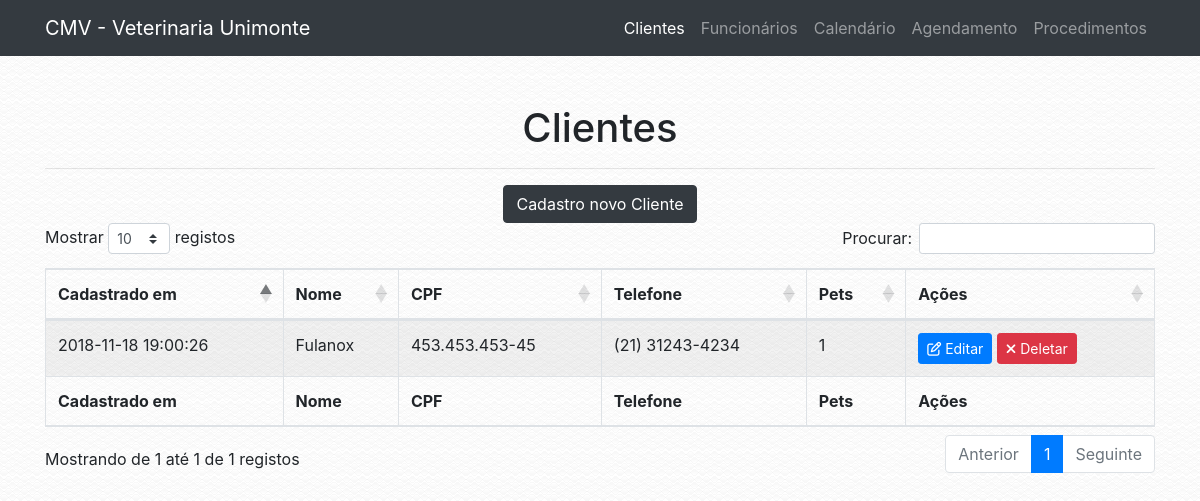
Page /cliente.php on the earlier database version.
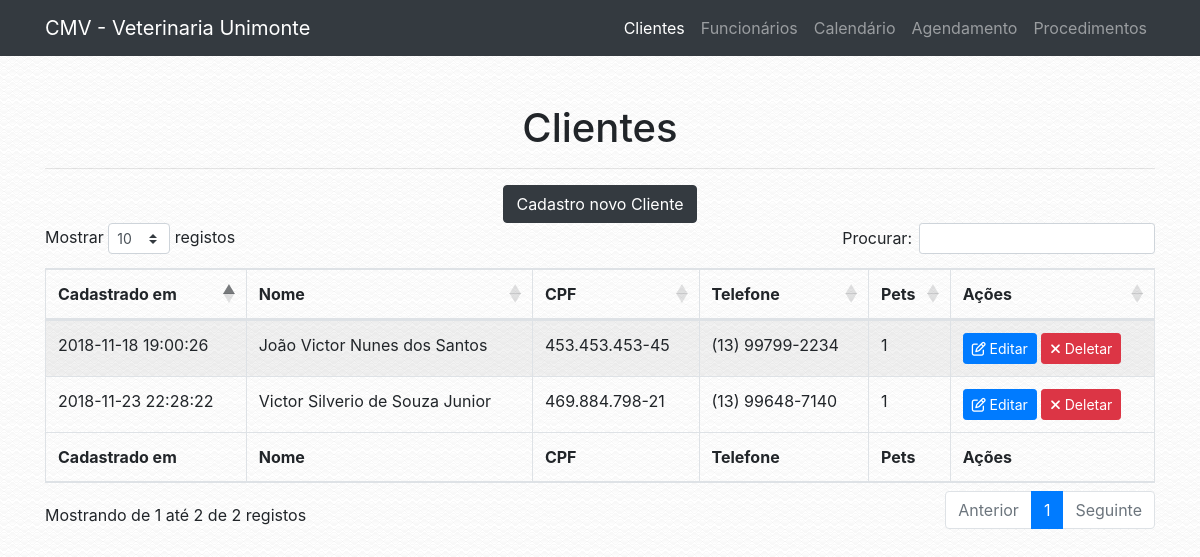
Same page on the later database version.
### tables this page shows
CREATE TABLE `tab_cliente` (
  `COD_CLIENTE` int(13) NOT NULL,
  `NOME_CLIENTE` varchar(200) NOT NULL,
  `CPF` varchar(30) NOT NULL,
  `RG` varchar(30) NOT NULL,
  `CEP` varchar(30) NOT NULL,
  `ENDERECO` varchar(100) NOT NULL,
  `BAIRRO` varchar(100) NOT NULL,
  `CIDADE` varchar(100) NOT NULL,
  `UF` varchar(50) NOT NULL,
  `TELEFONE` varchar(30) NOT NULL,
  `EMAIL` varchar(100) NOT NULL,
  `CADASTRO` timestamp NOT NULL DEFAULT CURRENT_TIMESTAMP
);

### conf/database.php (called while the page is built)
<?php
$conf = array(
        "server" => "localhost",
        "db_name" => "bd_veterinaria",
        "db_user" => "root",
        "db_password" => "root",
);
?>

### classes/db_connect.php (called while the page is built, shortened)
<?php
class db_connect {
    public function __construct() {
        $this->tbl_pet = "tab_pet";
        $this->tbl_cliente = "tab_cliente";
        if (file_exists('./conf/database.php')) {
            require './conf/database.php';
        } else {
            require '../conf/database.php';
        }
        $host = $conf['server'];
        $db_name = $conf['db_name'];
        $username = $conf['db_user'];
        $password = $conf['db_password'];
        try {
            $this->conn = new \PDO('mysql:host='.$host.';dbname='.$db_name.';charset=utf8', $username, $password);
        } catch (\PDOException $e) {
            die($e->getMessage());
        }
    }
}

### classes/cliente.php (called while the page is built, shortened)
<?php
class Cliente extends db_connect{
    public static function obter_clientes(): array {
        $db = new db_connect;
        $tbl_cliente = $db->tbl_cliente;
        try {
            $stmt = $db->conn->prepare("SELECT * FROM $tbl_cliente ORDER BY CADASTRO DESC");
            $stmt->execute();
            $result = $stmt->fetchAll(\PDO::FETCH_ASSOC);
            $result['status'] = true;
        } catch (\PDOExcepton $e) {
            $result['status'] = false;
            $result['message'] = "Error: " . $e->getMessage();
        }
        return $result;
    }
}

### classes/animal.php (called while the page is built, shortened)
<?php
class Animal extends db_connect{
    public static function total_de_animais(int $cliente_code): int{
        $db = new db_connect;
        $tbl_pet = $db->tbl_pet;
        try {
            $stmt = $db->conn->prepare("SELECT COUNT(*) FROM $tbl_pet WHERE COD_CLIENTE = :cliente_cod");
            $stmt->bindParam(':cliente_cod', $cliente_code, \PDO::PARAM_INT);
            $stmt->execute();
            return $stmt->fetchColumn();
        } catch (\PDOException $e) {
            return 0;
        }
    }
}

### conf/navigation.php (called while the page is built)
<?php
$config = array(
        "name" => "CMV - Veterinaria Unimonte",
        "url" => "http://localhost/vet"
);
?>

### classes/app.php (called while the page is built, shortened)
<?php
class App {
    public function __construct() {
        if (file_exists('./conf/navigation.php')) {
            require './conf/navigation.php';
        } else {
            require '../conf/navigation.php';
        }
        $this->url = $config['url'];
}
}

### cliente.php (the view, shortened to what the changed rows need)
<?php
$app = new VeterinariaUnimonte\App;
?>
<!DOCTYPE html>
<html lang="en">
  <head>
    <?php
    require 'includes/global.php';
    ?>
  </head>
  <body>
    <div class="container">
      <div class="row">
        <div class="col-lg-12">
            <br>
            <br>
            <h1 class="text-center">Clientes</h1>
            <hr>
            <?php
if (!isset($_GET['f'])) {
    echo '<div class="text-center"><a href="?f=cadastrar" class="btn btn-dark">Cadastro novo Cliente</a></div>';
    echo '
    <table id="clientes" class="table table-striped table-bordered" style="width:100%">
        <thead>
            <tr>
                <th>Cadastrado em</th>
                <th>Nome</th>
                <th>CPF</th>
                <th>Telefone</th>
                <th>Pets</th>
                <th>Ações</th>
            </tr>
        </thead>
        <tbody>
            ';
            $clientes_data = VeterinariaUnimonte\Cliente::obter_clientes();
            foreach ($clientes_data as $cliente) {
            if (isset($cliente['COD_CLIENTE'])) {
            echo '<tr>
                <td>'.$cliente['CADASTRO'].'</td>
                <td>'.$cliente['NOME_CLIENTE'].'</td>
                <td>'.$cliente['CPF'].'</td>
                <td>'.$cliente['TELEFONE'].'</td>
                <td>'.VeterinariaUnimonte\Animal::total_de_animais($cliente['COD_CLIENTE']).'</td>
                <td><a class="btn btn-primary btn-sm" href="?f=edit&id='.$cliente['COD_CLIENTE'].'"><i class="fa fa-pencil-square-o" aria-hidden="true"></i> Editar</a> <a class="btn btn-danger btn-sm" href="?f=remove&id='.$cliente['COD_CLIENTE'].'"><i class="fa fa-times" aria-hidden="true"></i> Deletar</a></td>
            </tr>';
            }
          }
    echo '</tbody>
        <tfoot>
            <tr>
                <th>Cadastrado em</th>
                <th>Nome</th>
                <th>CPF</th>
                <th>Telefone</th>
                <th>Pets</th>
                <th>Ações</th>
            </tr>
        </tfoot>
    </table>
    <br><br>
    <link rel="stylesheet" href="'.$app->url.'/vendor/datatables/datatables/media/css/dataTables.bootstrap4.min.css">
          <script src="'.$app->url.'/vendor/datatables/datatables/media/js/jquery.dataTables.min.js"></script>
          <script src="'.$app->url.'/vendor/datatables/datatables/media/js/dataTables.bootstrap4.min.js"></script>
          <script>$(document).ready(function() {
            $("#clientes").DataTable({
              "language": {
                "sEmptyTable":   "Nenhum registro encontrado",
                "sProcessing":   "A processar...",
                "sLengthMenu":   "Mostrar _MENU_ registos",
                "sZeroRecords":  "Não foram encontrados resultados",
                "sInfo":         "Mostrando de _START_ até _END_ de _TOTAL_ registos",
                "sInfoEmpty":    "Mostrando de 0 até 0 de 0 registos",
                "sInfoFiltered": "(filtrado de _MAX_ registos no total)",
                "sInfoPostFix":  "",
                "sSearch":       "Procurar:",
                "sUrl":          "",
                "oPaginate": {
                    "sFirst":    "Primeiro",
                    "sPrevious": "Anterior",
                    "sNext":     "Seguinte",
                    "sLast":     "Último"
                },
                "oAria": {
                    "sSortAscending":  ": Ordenar colunas de forma ascendente",
                    "sSortDescending": ": Ordenar colunas de forma descendente"
                }
              }
          });
        } );</script>';
  } else if ($_GET['f'] == "remove" and isset($_GET['id'])) {
    $remover_cliente = VeterinariaUnimonte\Cliente::deletar_cliente($_GET['id']);
    if ($remover_cliente['status'] == true) {
      echo '<div class="alert alert-success" role="alert"><i class="fa fa-check"></i> ' . $remover_cliente['message'] . '</div>';
    } else if ($remover_cliente['status'] == false) {
      echo '<div class="alert alert-danger" role="alert"><i class="fa fa-times"></i> ' . $remover_cliente['message'] . '</div>';
    }
  } else if ($_GET['f'] == "edit" and isset($_GET['id'])) {
    $cliente_data = VeterinariaUnimonte\Cliente::obter_cliente($_GET['id']);
    if (isset($cliente_data['COD_CLIENTE'])) {
      if (isset($_POST['NOME_CLIENTE'])) {
        $dados_cliente = array();
        $dados_animais = array();
        foreach ($_POST as $key => $value) {
            if (!is_array($value)) {
                $dados_cliente[$key] = $value;
            } else {
                $x = 0;
                foreach ($value as $value2) {
                    $dados_animais[$x][$key] = $value2;
                }
                $x++;
            }
        }
        $cliente = VeterinariaUnimonte\Cliente::alterar_cliente($cliente_data['COD_CLIENTE'], $dados_cliente);
        if ($cliente['status'] == true) {
            echo '<div class="alert alert-success" role="alert"><i class="fa fa-check"></i> ' . $cliente['message'] . '</div>';
            foreach ($dados_animais as $animal_info) {
                VeterinariaUnimonte\Animal::deletar_animal_cliente($cliente_data['COD_CLIENTE']);
                $animal = VeterinariaUnimonte\Animal::adicionar_animal($cliente_data['COD_CLIENTE'], $animal_info);
                echo '<div class="alert alert-success" role="alert"><i class="fa fa-check"></i> Animais alterados com sucesso</div>';
            }
        } else {
            echo '<div class="alert alert-danger" role="alert"><i class="fa fa-times"></i> <strong>Error!</strong> ' . $cliente['message'] . '</div>';
        }
    } else {
      ?>
      <form method="POST" action="cliente.php?f=edit&id=<?php echo $_GET['id']; ?>">
            <div class="form-group">
              <label for="nome">Nome do Proprietário <span style="color: red;">*</span></label>
              <input type="text" class="form-control" id="NOME_CLIENTE" name="NOME_CLIENTE" placeholder="Ex: Fulano da Silva" value="<?php echo $cliente_data['NOME_CLIENTE']; ?>">
            </div>
            <div class="form-group">
              <label for="cpf">CPF <span style="color: red;">*</span></label>
              <input type="text" class="form-control" id="CPF" name="CPF" placeholder="Ex: 999.999.999-99" data-inputmask="'mask': '999.999.999-99'" value="<?php echo $cliente_data['CPF']; ?>">
            </div>
            <div class="form-group">
              <label for="rg">RG <span style="color: red;">*</span></label>
              <input type="text" class="form-control" id="RG" name="RG" placeholder="Ex: 99.999.999-9" data-inputmask="'mask': '99.999.999-9'" value="<?php echo $cliente_data['RG']; ?>">
            </div>
            <div class="form-group">
              <label for="CEP">CEP <span style="color: red;">*</span></label>
              <input type="text" class="form-control" id="CEP" name="CEP" placeholder="Ex: 99.999.999-9" data-inputmask="'mask': '99999-999'" value="<?php echo $cliente_data['CEP']; ?>">
            </div>
            <div class="form-group">
              <div class="row">
                <div class="col-lg-3">
                  <label for="cidade">Cidade <span style="color: red;">*</span></label>
                  <input type="text" class="form-control" id="CIDADE" name="CIDADE" value="<?php echo $cliente_data['CIDADE']; ?>">
                </div>
                <div class="col-lg-1">
                  <label for="estado">Estado <span style="color: red;">*</span></label>
                  <input type="text" class="form-control" id="UF" name="UF" value="<?php echo $cliente_data['UF']; ?>">
                </div>
                <div class="col-lg-4">
                  <label for="bairro">Bairro <span style="color: red;">*</span></label>
                  <input type="text" class="form-control" id="BAIRRO" name="BAIRRO" value="<?php echo $cliente_data['BAIRRO']; ?>">
                </div>
                <?php
                $split_endereco = preg_split("/\s+(?=\S*+$)/",$cliente_data['ENDERECO']);
                ?>
                <div class="col-lg-3">
                  <label for="endereco">Rua <span style="color: red;">*</span></label>
                  <input type="text" class="form-control" id="RUA" name="RUA" value="<?php echo $split_endereco[0]; ?>">
                </div>
                <div class="col-lg-1">
                  <label for="numero">nº <span style="color: red;">*</span></label>
                  <input type="text" class="form-control" id="NUMERO" name="NUMERO" value="<?php echo $split_endereco[1]; ?>">
                </div>
              </div>
              <div class="form-group">
                <label for="TELEFONE">Celular <span style="color: red;">*</span></label>
                <input type="text" class="form-control" id="TELEFONE" name="TELEFONE" placeholder="Ex: (13) 99999-9999" data-inputmask="'mask': '(99) 99999-9999'" value="<?php echo $cliente_data['TELEFONE']; ?>">
              </div>
              <div class="form-group">
                <label for="EMAIL">Email <span style="color: red;">*</span></label>
                <input type="email" class="form-control" id="EMAIL" name="EMAIL" placeholder="Ex: seuemail@teste.com" value="<?php echo $cliente_data['EMAIL']; ?>">
              </div>
              <br>
              <h3>Informações do Animal</h3>
              <hr>
              <div id="animais"></div>
              <div class="text-right">
                <a class="btn btn-primary" onclick="addAnimal();" style="pointer: cursor; color: white;"><i class="fa fa-plus" aria-hidden="true"></i> Novo animal</a>
              </div>
            </div>
            <hr>
            <div class="text-left">
              <button type="submit" class="btn btn-large btn-success"><i class="fa fa-floppy-o" aria-hidden="true"></i> Salvar Dados</button>
            </div>
            <div id="error_message" style="margin-top: 2%;"></div>
            </div>
            </form>
            </div>
            <br><br>
            <script src='<?php echo $app->url; ?>/js/animal.js'></script>
            <script>
            <?php
            $cliente_animais = VeterinariaUnimonte\Animal::obter_animais($cliente_data['COD_CLIENTE']);
            foreach ($cliente_animais as $animal) {
              if (isset($animal['COD_PET'])) {
                echo "EditAnimal('".$animal['NOME_PET']."', '".$animal['TIPO']."', '".$animal['RACA']."', '".$animal['SEXO']."', '".$animal['IDADE']."', '".$animal['PELAGEM']."');";
              }
              }
            ?>
            </script>
            <script src='<?php echo $app->url; ?>/js/conferir_campos.js'></script>
    <?php
    }
    } else {
      echo '<div class="alert alert-danger" role="alert"><i class="fa fa-times"></i> Esse cliente não existe ou acabou de ser removido.</div>';
    }
}
?>
  </body>
</html>

Differences in the rows shown:
added tab_cliente: CADASTRO "2018-11-23 22:28:22", NOME_CLIENTE "Victor Silverio de Souza Junior", CPF "469.884.798-21", TELEFONE "(13) 99648-7140", COD_CLIENTE "1"
changed tab_cliente: NOME_CLIENTE "Fulanox" → "João Victor Nunes dos Santos"; TELEFONE "(21) 31243-4234" → "(13) 99799-2234"
Other differences:
text written by a page script: "Mostrar registos Procurar: Mostrando de 1 até 1 de 1 registos Anterior 1 Seguinte" → "Mostrar registos Procurar: Mostrando de 1 até 2 de 2 registos Anterior 1 Seguinte"
